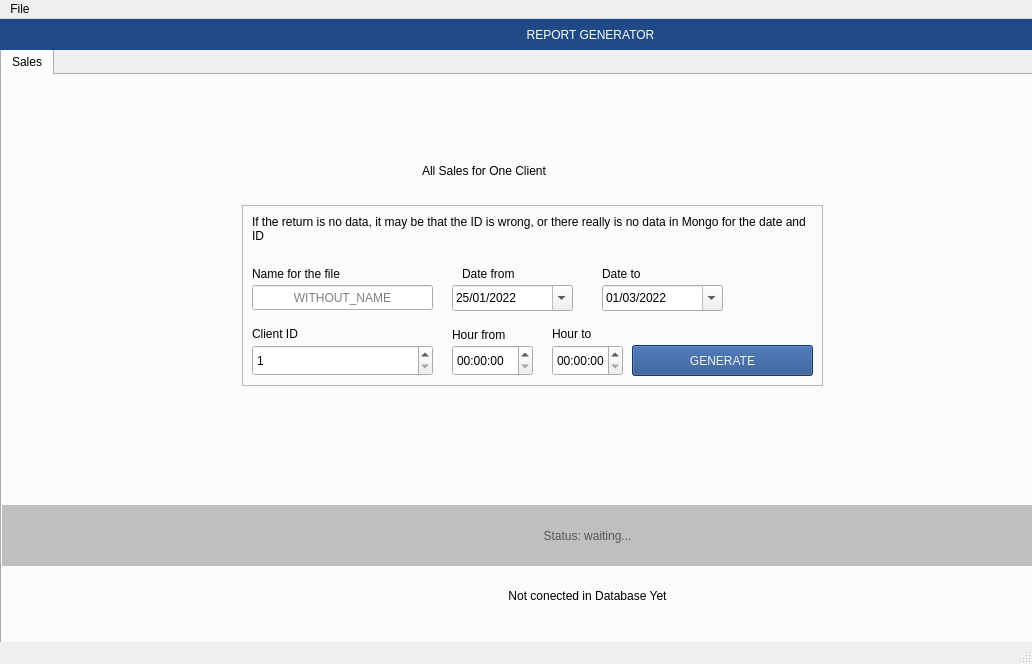
<?xml version="1.0" encoding="UTF-8"?>
<ui version="4.0">
 <class>Mob7ReportGenerator</class>
 <widget class="QMainWindow" name="Mob7ReportGenerator">
  <property name="geometry">
   <rect>
    <x>0</x>
    <y>0</y>
    <width>1032</width>
    <height>664</height>
   </rect>
  </property>
  <property name="windowTitle">
   <string>Report Generator</string>
  </property>
  <widget class="QWidget" name="centralwidget">
   <widget class="QTabWidget" name="tabWidget">
    <property name="geometry">
     <rect>
      <x>0</x>
      <y>30</y>
      <width>1171</width>
      <height>601</height>
     </rect>
    </property>
    <property name="styleSheet">
     <string notr="true">font: 13pt &quot;Ubuntu&quot;;</string>
    </property>
    <property name="currentIndex">
     <number>0</number>
    </property>
    <widget class="QWidget" name="tab">
     <attribute name="title">
      <string>Sales</string>
     </attribute>
     <widget class="QFrame" name="frame_2">
      <property name="geometry">
       <rect>
        <x>240</x>
        <y>130</y>
        <width>581</width>
        <height>181</height>
       </rect>
      </property>
      <property name="frameShape">
       <enum>QFrame::StyledPanel</enum>
      </property>
      <property name="frameShadow">
       <enum>QFrame::Raised</enum>
      </property>
      <widget class="QLabel" name="label_25">
       <property name="geometry">
        <rect>
         <x>210</x>
         <y>120</y>
         <width>81</width>
         <height>20</height>
        </rect>
       </property>
       <property name="text">
        <string>Hour from</string>
       </property>
      </widget>
      <widget class="QLabel" name="label_26">
       <property name="geometry">
        <rect>
         <x>220</x>
         <y>60</y>
         <width>101</width>
         <height>17</height>
        </rect>
       </property>
       <property name="text">
        <string>Date from</string>
       </property>
      </widget>
      <widget class="QDateEdit" name="all_sales_report_date_to">
       <property name="geometry">
        <rect>
         <x>360</x>
         <y>80</y>
         <width>121</width>
         <height>26</height>
        </rect>
       </property>
       <property name="dateTime">
        <datetime>
         <hour>0</hour>
         <minute>0</minute>
         <second>0</second>
         <year>2022</year>
         <month>3</month>
         <day>1</day>
        </datetime>
       </property>
       <property name="maximumDateTime">
        <datetime>
         <hour>23</hour>
         <minute>59</minute>
         <second>59</second>
         <year>2030</year>
         <month>12</month>
         <day>31</day>
        </datetime>
       </property>
       <property name="minimumDateTime">
        <datetime>
         <hour>0</hour>
         <minute>0</minute>
         <second>0</second>
         <year>2017</year>
         <month>1</month>
         <day>1</day>
        </datetime>
       </property>
       <property name="displayFormat">
        <string>dd/MM/yyyy</string>
       </property>
       <property name="calendarPopup">
        <bool>true</bool>
       </property>
      </widget>
      <widget class="QTimeEdit" name="sales_report_hours_from">
       <property name="geometry">
        <rect>
         <x>210</x>
         <y>140</y>
         <width>81</width>
         <height>31</height>
        </rect>
       </property>
       <property name="timeSpec">
        <enum>Qt::TimeZone</enum>
       </property>
      </widget>
      <widget class="QLabel" name="label_27">
       <property name="geometry">
        <rect>
         <x>10</x>
         <y>10</y>
         <width>561</width>
         <height>31</height>
        </rect>
       </property>
       <property name="styleSheet">
        <string notr="true">font: 11pt &quot;Ubuntu&quot;;</string>
       </property>
       <property name="text">
        <string>If the return is no data, it may be that the ID is wrong, or there really is no data in Mongo for the date and ID</string>
       </property>
       <property name="alignment">
        <set>Qt::AlignLeading|Qt::AlignLeft|Qt::AlignTop</set>
       </property>
       <property name="wordWrap">
        <bool>true</bool>
       </property>
      </widget>
      <widget class="QLabel" name="label_28">
       <property name="geometry">
        <rect>
         <x>10</x>
         <y>120</y>
         <width>111</width>
         <height>17</height>
        </rect>
       </property>
       <property name="text">
        <string>Client ID</string>
       </property>
      </widget>
      <widget class="QLabel" name="label_29">
       <property name="geometry">
        <rect>
         <x>310</x>
         <y>120</y>
         <width>71</width>
         <height>17</height>
        </rect>
       </property>
       <property name="text">
        <string>Hour to</string>
       </property>
      </widget>
      <widget class="QLabel" name="label_30">
       <property name="geometry">
        <rect>
         <x>360</x>
         <y>60</y>
         <width>101</width>
         <height>17</height>
        </rect>
       </property>
       <property name="text">
        <string>Date to</string>
       </property>
      </widget>
      <widget class="QSpinBox" name="all_sales_report_client_id">
       <property name="geometry">
        <rect>
         <x>10</x>
         <y>140</y>
         <width>181</width>
         <height>31</height>
        </rect>
       </property>
       <property name="minimum">
        <number>1</number>
       </property>
       <property name="maximum">
        <number>1000000</number>
       </property>
       <property name="value">
        <number>1</number>
       </property>
      </widget>
      <widget class="QPushButton" name="all_sales_generate_report_btn">
       <property name="geometry">
        <rect>
         <x>390</x>
         <y>140</y>
         <width>181</width>
         <height>31</height>
        </rect>
       </property>
       <property name="styleSheet">
        <string notr="true">background-color: rgb(32, 74, 135);
color: rgb(243, 243, 243);
font: 17pt &quot;Ubuntu&quot;;</string>
       </property>
       <property name="text">
        <string>GENERATE</string>
       </property>
      </widget>
      <widget class="QLabel" name="label_31">
       <property name="geometry">
        <rect>
         <x>10</x>
         <y>60</y>
         <width>201</width>
         <height>17</height>
        </rect>
       </property>
       <property name="text">
        <string>Name for the file</string>
       </property>
      </widget>
      <widget class="QLineEdit" name="all_sales_report_client_name">
       <property name="geometry">
        <rect>
         <x>10</x>
         <y>80</y>
         <width>181</width>
         <height>25</height>
        </rect>
       </property>
       <property name="autoFillBackground">
        <bool>false</bool>
       </property>
       <property name="inputMethodHints">
        <set>Qt::ImhNone</set>
       </property>
       <property name="text">
        <string extracomment="teste"/>
       </property>
       <property name="alignment">
        <set>Qt::AlignCenter</set>
       </property>
       <property name="placeholderText">
        <string>WITHOUT_NAME</string>
       </property>
       <property name="clearButtonEnabled">
        <bool>true</bool>
       </property>
      </widget>
      <widget class="QTimeEdit" name="sales_report_hours_to">
       <property name="geometry">
        <rect>
         <x>310</x>
         <y>140</y>
         <width>71</width>
         <height>31</height>
        </rect>
       </property>
      </widget>
      <widget class="QDateEdit" name="all_sales_report_date_from">
       <property name="geometry">
        <rect>
         <x>210</x>
         <y>80</y>
         <width>121</width>
         <height>26</height>
        </rect>
       </property>
       <property name="mouseTracking">
        <bool>false</bool>
       </property>
       <property name="styleSheet">
        <string notr="true"/>
       </property>
       <property name="dateTime">
        <datetime>
         <hour>0</hour>
         <minute>0</minute>
         <second>0</second>
         <year>2022</year>
         <month>1</month>
         <day>25</day>
        </datetime>
       </property>
       <property name="maximumDateTime">
        <datetime>
         <hour>23</hour>
         <minute>59</minute>
         <second>59</second>
         <year>2030</year>
         <month>1</month>
         <day>28</day>
        </datetime>
       </property>
       <property name="minimumDateTime">
        <datetime>
         <hour>0</hour>
         <minute>0</minute>
         <second>0</second>
         <year>2017</year>
         <month>9</month>
         <day>14</day>
        </datetime>
       </property>
       <property name="displayFormat">
        <string>dd/MM/yyyy</string>
       </property>
       <property name="calendarPopup">
        <bool>true</bool>
       </property>
      </widget>
     </widget>
     <widget class="QLabel" name="label_32">
      <property name="geometry">
       <rect>
        <x>420</x>
        <y>80</y>
        <width>271</width>
        <height>31</height>
       </rect>
      </property>
      <property name="styleSheet">
       <string notr="true">font: 15pt &quot;Ubuntu&quot;;</string>
      </property>
      <property name="text">
       <string>All Sales for One Client</string>
      </property>
     </widget>
     <widget class="QLabel" name="status">
      <property name="geometry">
       <rect>
        <x>0</x>
        <y>430</y>
        <width>1171</width>
        <height>61</height>
       </rect>
      </property>
      <property name="styleSheet">
       <string notr="true">background-color: rgb(192, 190, 191);
color: rgb(85, 87, 83);
font: 11pt &quot;Ubuntu&quot;;</string>
      </property>
      <property name="text">
       <string>Status: waiting...</string>
      </property>
      <property name="alignment">
       <set>Qt::AlignCenter</set>
      </property>
      <property name="wordWrap">
       <bool>true</bool>
      </property>
     </widget>
     <widget class="QLabel" name="status_db">
      <property name="geometry">
       <rect>
        <x>0</x>
        <y>490</y>
        <width>1171</width>
        <height>61</height>
       </rect>
      </property>
      <property name="styleSheet">
       <string notr="true">color: black;
font: 9pt &quot;Ubuntu&quot;;</string>
      </property>
      <property name="text">
       <string>Not conected in Database Yet</string>
      </property>
      <property name="alignment">
       <set>Qt::AlignCenter</set>
      </property>
      <property name="wordWrap">
       <bool>true</bool>
      </property>
     </widget>
    </widget>
   </widget>
   <widget class="QLabel" name="label">
    <property name="geometry">
     <rect>
      <x>-60</x>
      <y>0</y>
      <width>1301</width>
      <height>31</height>
     </rect>
    </property>
    <property name="styleSheet">
     <string notr="true">color: white;
font: 15pt &quot;Ubuntu&quot;;
background-color: rgb(32, 74, 135);</string>
    </property>
    <property name="text">
     <string>REPORT GENERATOR</string>
    </property>
    <property name="alignment">
     <set>Qt::AlignCenter</set>
    </property>
   </widget>
  </widget>
  <widget class="QMenuBar" name="actionAbrir_pasta_de_relatorios_3">
   <property name="geometry">
    <rect>
     <x>0</x>
     <y>0</y>
     <width>1032</width>
     <height>22</height>
    </rect>
   </property>
   <widget class="QMenu" name="actionAbrir_pasta_de_relatorios_2">
    <property name="title">
     <string>File</string>
    </property>
   </widget>
   <addaction name="actionAbrir_pasta_de_relatorios_2"/>
  </widget>
  <widget class="QStatusBar" name="statusbar"/>
  <action name="actionAbrir_pasta_de_relatorios">
   <property name="text">
    <string>Abrir pasta de relatorios</string>
   </property>
  </action>
  <action name="open_report_dir">
   <property name="text">
    <string>Abrir diretorio</string>
   </property>
  </action>
 </widget>
 <resources/>
 <connections/>
</ui>
